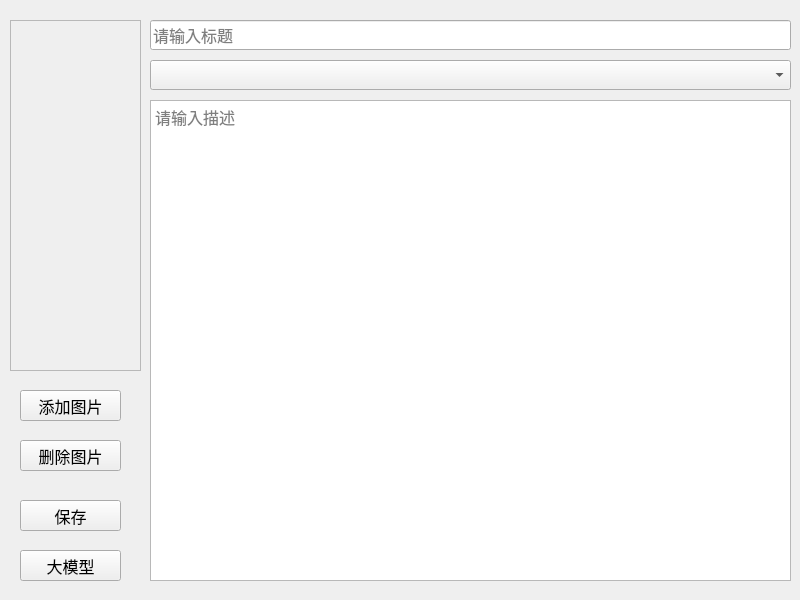
<?xml version="1.0" encoding="UTF-8"?>
<ui version="4.0">
 <class>show_modify</class>
 <widget class="QWidget" name="show_modify">
  <property name="geometry">
   <rect>
    <x>0</x>
    <y>0</y>
    <width>800</width>
    <height>600</height>
   </rect>
  </property>
  <property name="windowTitle">
   <string>修改记录</string>
  </property>
  <widget class="QScrollArea" name="scrollArea">
   <property name="geometry">
    <rect>
     <x>10</x>
     <y>20</y>
     <width>131</width>
     <height>351</height>
    </rect>
   </property>
   <property name="widgetResizable">
    <bool>true</bool>
   </property>
   <widget class="QWidget" name="scrollAreaWidgetContents">
    <property name="geometry">
     <rect>
      <x>0</x>
      <y>0</y>
      <width>129</width>
      <height>349</height>
     </rect>
    </property>
   </widget>
  </widget>
  <widget class="QLineEdit" name="title_edit">
   <property name="geometry">
    <rect>
     <x>150</x>
     <y>20</y>
     <width>641</width>
     <height>30</height>
    </rect>
   </property>
   <property name="font">
    <font>
     <pointsize>12</pointsize>
    </font>
   </property>
   <property name="placeholderText">
    <string>请输入标题</string>
   </property>
  </widget>
  <widget class="QComboBox" name="category_combo">
   <property name="geometry">
    <rect>
     <x>150</x>
     <y>60</y>
     <width>641</width>
     <height>30</height>
    </rect>
   </property>
   <property name="font">
    <font>
     <pointsize>12</pointsize>
    </font>
   </property>
  </widget>
  <widget class="QTextEdit" name="description_edit">
   <property name="geometry">
    <rect>
     <x>150</x>
     <y>100</y>
     <width>641</width>
     <height>481</height>
    </rect>
   </property>
   <property name="font">
    <font>
     <pointsize>12</pointsize>
    </font>
   </property>
   <property name="placeholderText">
    <string>请输入描述</string>
   </property>
  </widget>
  <widget class="QPushButton" name="pushButton_3">
   <property name="geometry">
    <rect>
     <x>20</x>
     <y>390</y>
     <width>101</width>
     <height>31</height>
    </rect>
   </property>
   <property name="font">
    <font>
     <pointsize>12</pointsize>
    </font>
   </property>
   <property name="text">
    <string>添加图片</string>
   </property>
  </widget>
  <widget class="QPushButton" name="pushButton_4">
   <property name="geometry">
    <rect>
     <x>20</x>
     <y>440</y>
     <width>101</width>
     <height>31</height>
    </rect>
   </property>
   <property name="font">
    <font>
     <pointsize>12</pointsize>
    </font>
   </property>
   <property name="text">
    <string>删除图片</string>
   </property>
  </widget>
  <widget class="QPushButton" name="pushButton">
   <property name="geometry">
    <rect>
     <x>20</x>
     <y>500</y>
     <width>101</width>
     <height>31</height>
    </rect>
   </property>
   <property name="font">
    <font>
     <pointsize>12</pointsize>
    </font>
   </property>
   <property name="text">
    <string>保存</string>
   </property>
  </widget>
  <widget class="QPushButton" name="pushButton_2">
   <property name="geometry">
    <rect>
     <x>20</x>
     <y>550</y>
     <width>101</width>
     <height>31</height>
    </rect>
   </property>
   <property name="font">
    <font>
     <pointsize>12</pointsize>
    </font>
   </property>
   <property name="text">
    <string>大模型</string>
   </property>
  </widget>
 </widget>
 <resources/>
 <connections/>
</ui>
